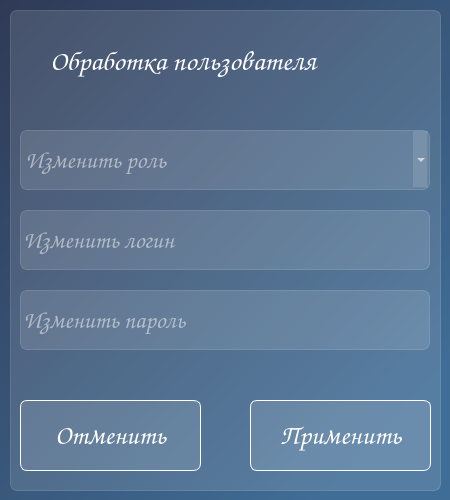
<?xml version="1.0" encoding="UTF-8"?>
<ui version="4.0">
 <class>MainWindow</class>
 <widget class="QMainWindow" name="MainWindow">
  <property name="windowModality">
   <enum>Qt::ApplicationModal</enum>
  </property>
  <property name="geometry">
   <rect>
    <x>0</x>
    <y>0</y>
    <width>450</width>
    <height>500</height>
   </rect>
  </property>
  <property name="minimumSize">
   <size>
    <width>450</width>
    <height>500</height>
   </size>
  </property>
  <property name="maximumSize">
   <size>
    <width>450</width>
    <height>500</height>
   </size>
  </property>
  <property name="windowTitle">
   <string>User processing window</string>
  </property>
  <property name="styleSheet">
   <string notr="true">background-color: qlineargradient(spread:pad, x1:0, y1:0, x2:0.840909, y2:0.881, stop:0 rgba(47, 58, 86, 255), stop:1 rgba(64, 109, 150, 255));
font-family: Comic Sans MS;</string>
  </property>
  <widget class="QWidget" name="centralwidget">
   <widget class="QFrame" name="frame">
    <property name="geometry">
     <rect>
      <x>10</x>
      <y>10</y>
      <width>431</width>
      <height>481</height>
     </rect>
    </property>
    <property name="styleSheet">
     <string notr="true">background-color: rgba(255,255,255, 30);
border: 1px solid rgba(255,255,255,40);
border-radius: 7px;</string>
    </property>
    <property name="frameShape">
     <enum>QFrame::StyledPanel</enum>
    </property>
    <property name="frameShadow">
     <enum>QFrame::Raised</enum>
    </property>
    <widget class="QPushButton" name="processingButton">
     <property name="geometry">
      <rect>
       <x>240</x>
       <y>390</y>
       <width>181</width>
       <height>71</height>
      </rect>
     </property>
     <property name="styleSheet">
      <string notr="true">QPushButton {
color: white;
border-radius: 7px;
border-color: white;
font-weight: bold;
font-size: 20pt;
}
QPushButton:hover{
color: rgb(141, 170, 255);
}
QPushButton:pressed{
background-color: rgdargba(255, 255, 255, 70);
}</string>
     </property>
     <property name="text">
      <string>Применить</string>
     </property>
     <property name="autoDefault">
      <bool>false</bool>
     </property>
     <property name="default">
      <bool>false</bool>
     </property>
     <property name="flat">
      <bool>false</bool>
     </property>
    </widget>
    <widget class="QLineEdit" name="line_login">
     <property name="geometry">
      <rect>
       <x>10</x>
       <y>200</y>
       <width>410</width>
       <height>60</height>
      </rect>
     </property>
     <property name="styleSheet">
      <string notr="true">color: white;
font-size: 18pt;</string>
     </property>
     <property name="inputMask">
      <string/>
     </property>
     <property name="text">
      <string/>
     </property>
     <property name="readOnly">
      <bool>false</bool>
     </property>
     <property name="placeholderText">
      <string>Изменить логин</string>
     </property>
     <property name="clearButtonEnabled">
      <bool>false</bool>
     </property>
    </widget>
    <widget class="QLineEdit" name="line_password">
     <property name="geometry">
      <rect>
       <x>10</x>
       <y>280</y>
       <width>410</width>
       <height>60</height>
      </rect>
     </property>
     <property name="styleSheet">
      <string notr="true">color: white;
font-size: 18pt;</string>
     </property>
     <property name="inputMask">
      <string/>
     </property>
     <property name="text">
      <string/>
     </property>
     <property name="readOnly">
      <bool>false</bool>
     </property>
     <property name="placeholderText">
      <string>Изменить пароль</string>
     </property>
     <property name="clearButtonEnabled">
      <bool>false</bool>
     </property>
    </widget>
    <widget class="QComboBox" name="roleComboBox">
     <property name="geometry">
      <rect>
       <x>10</x>
       <y>120</y>
       <width>410</width>
       <height>60</height>
      </rect>
     </property>
     <property name="styleSheet">
      <string notr="true">color: white;
font-size: 18pt;</string>
     </property>
     <property name="placeholderText">
      <string>Изменить роль</string>
     </property>
     <item>
      <property name="text">
       <string>admin</string>
      </property>
     </item>
     <item>
      <property name="text">
       <string>dispatcher</string>
      </property>
     </item>
    </widget>
    <widget class="QLabel" name="label">
     <property name="geometry">
      <rect>
       <x>40</x>
       <y>20</y>
       <width>361</width>
       <height>61</height>
      </rect>
     </property>
     <property name="styleSheet">
      <string notr="true">color: white;
font-weight: bold;
font-size: 21pt;
background-color: none;
border: none;</string>
     </property>
     <property name="text">
      <string>Обработка пользователя</string>
     </property>
    </widget>
    <widget class="QPushButton" name="canselButton">
     <property name="geometry">
      <rect>
       <x>10</x>
       <y>390</y>
       <width>181</width>
       <height>71</height>
      </rect>
     </property>
     <property name="styleSheet">
      <string notr="true">QPushButton {
color: white;
border-radius: 7px;
border-color: white;
font-weight: bold;
font-size: 20pt;
}
QPushButton:hover{
color: rgb(141, 170, 255);
}
QPushButton:pressed{
background-color: rgdargba(255, 255, 255, 70);
}</string>
     </property>
     <property name="text">
      <string>Отменить</string>
     </property>
     <property name="autoDefault">
      <bool>false</bool>
     </property>
     <property name="default">
      <bool>false</bool>
     </property>
     <property name="flat">
      <bool>false</bool>
     </property>
    </widget>
   </widget>
  </widget>
 </widget>
 <resources/>
 <connections/>
</ui>
